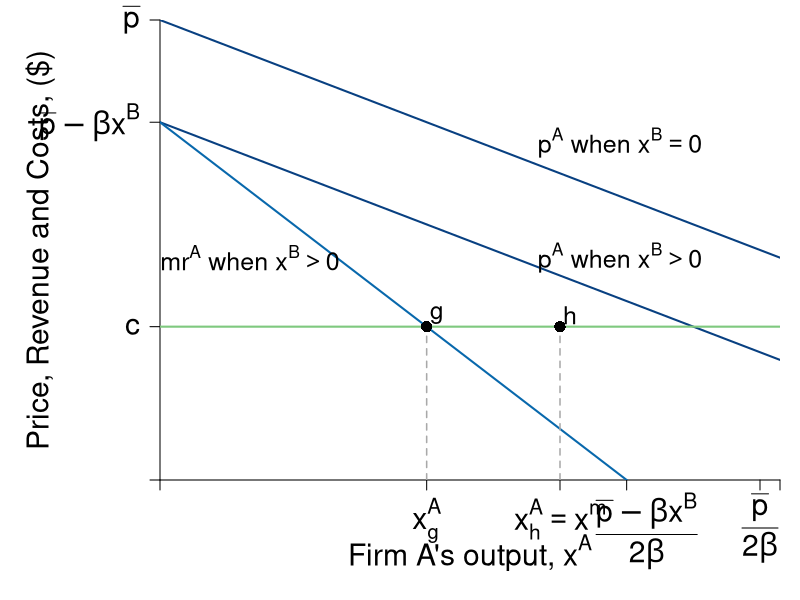

The R source for this figure:
#Graph Designer: Simon Halliday
#Authors: Bowles and Halliday
#Title: Coordination, Conflict and Competition: A Text in Microeconomics

require(shape)
pdf(file = "competitionmarkets/duopoly_marginal_revenue_comparison.pdf", width = 9, height = 7)

#Set parameters for graphics
pointsize <- 1.8
axislabelsize <- 1.8
labelsize <- 1.5
namesize <- 1.8
annotatesize <- 1.5
graphlinewidth <- 2
segmentlinewidth <- 1.5

COL <- c("#7fc97f", "#beaed4", "#fdc086", "#ffff99", "#386cb0", "#f0027f", "#bf5b17", "#666666")
COLA <- c("#e0f3db", "#99d8c9","#66c2a4","#41ae76", "#238b45", "#005824")
COLB <- c("#c6dbef", "#4eb3d3", "#2b8cbe", "#0868ac","#084081")

#Edited the margins to cater for the larger LHS labels
par(mar =  c(6, 8, 1, 1))

AvgRevenue <- function(xA,  xB = 0, pbar = 12, beta = 1){
  pbar - (beta)*(xA + xB)
}

#p = pbar - beta(xA + xB)
#=>r(xA) = (pbar - beta(xA + xB))xA 
#=>r(xA) = pbar*xA - beta(xA)^2 - beta(xA*xB)
#=>mr(xA) = pbar - 2beta*x^A - beta*xB
#mc = 5 = 12 - x^A - 4

MRevenue <- function(xA, xB = 0, pbar = 12, beta = 1){
  pbar - 2*beta*(xA) - beta*xB
}

AvgCost <- function(x, c0 = 2, c1 = 4){
  c0/xA + c1
}

xlims <- c(0, 6.2)
ylims <- c(0, 12)

#Code three relevant points for x, 
#1. A's output, xhigh, when A is a monopolist. 
#2. A's output, xlow, when A and B are in a duopoly and B produces the NE output 
#3. the x intercept for A's mr curve for xB > 0

xlow <- function(c, beta = 1, pbar = 12){
  (pbar - c)/(3*beta)
}

xhigh <- function(c, beta = 1, pbar = 12){
  (pbar - c)/(2*beta)
}

mrxInt <- function(xB, pbar = 12, beta = 1){
  (pbar - beta*xB)/(2*beta)
}

npts <- 501 
x <- seq(xlims[1], xlims[2], length.out = npts)
y <- seq(ylims[1], ylims[2], length.out = npts) 
a <- c(13, 16.75, 19.25)

plot(0, 0, xlim = xlims, ylim = ylims, type = "n",
     xlab = expression(paste("")),
     ylab = expression(paste("")), 
     xaxt = "n", 
     yaxt = "n", 
     cex.lab = axislabelsize, 
     bty = "n",
     xaxs="i", 
     yaxs="i")

# ticksy <- seq(from = ylims[1], to = ylims[2], by = 1)
# ylabels <- seq(from = ylims[1], to = ylims[2], by = 1)
# ticksx <- seq(from = xlims[1], to = xlims[2], by = 1)
# xlabels <- seq(from = xlims[1], to = xlims[2], by = 1)
ticksy <- c(0, 4, MRevenue(xA = 0, xB = 2.667), ylims[2])
ylabels <- c(NA, expression(paste(c)), expression(paste(bar(p) - beta*x^B )), expression(paste(bar(p))))
ticksx <- c(0, xlow(c = 4), xhigh(c = 4), mrxInt(xB = 2.667), 6, xlims[2])
xlabels <- c(NA, expression(paste(x[g]^A)), expression(paste(x[h]^A == x^m)), expression(paste(frac(bar(p) - beta*x^B,2*beta ))), expression(paste(frac(bar(p),2*beta))), NA )

axis(1, at = ticksx, pos = 0, labels = FALSE, cex.axis = axislabelsize)
text(x = c(0, xlow(c = 4), xhigh(c = 4), mrxInt(xB = 2.667) + 0.2, 6, xlims[2]), par("usr")[3] - 0.4, labels = xlabels, srt = 0, pos = 1, xpd = TRUE, cex = axislabelsize)
axis(2, at = ticksy, pos = 0, labels = ylabels, las = 1, cex.axis = axislabelsize)

npts <- 500 
xx1 <- seq(xlims[1], xlims[2], length.out = npts)
xx3 <- seq(2, 6, length.out = npts)

#Draw the polygon for profit
# xpoly1 <- c(0, 4, 4, 0, 0)
# ypoly1 <- c(4, 4, AvgRevenue(xA = 4), AvgRevenue(xA = 4), 4)
# polygon(x = xpoly1, y = ypoly1, col=COLA[1], density=NULL, border = NA)

#Draw the polygon for costs
# xpoly2 <- c(0, 4, 4, 0, 0)
# ypoly2 <- c(0, 0, 4, 4, 4)
# polygon(x = xpoly2, y = ypoly2, col=COLB[1], density=NULL, border = NA)

#lines(xx1, bcA(xx1, w = 10, p = 1.5), col = COLB[3], lwd = graphlinewidth)
#lines(xx1, AvgRevenue(xx1, beta = 1), col = COLB[5], lwd = graphlinewidth)
#lines(xx1, MRevenue(xx1, beta = 1), col = COLB[4], lwd = graphlinewidth)
lines(xx1, AvgRevenue(xx1, xB = 0, beta = 1), col = COLB[5], lwd = graphlinewidth)
lines(xx1, AvgRevenue(xx1, xB = 2.666667, beta = 1), col = COLB[5], lwd = graphlinewidth)
lines(xx1, MRevenue(xx1, xB = 2.666667, beta = 1), col = COLB[4], lwd = graphlinewidth)


#lines(xx1, AvgCost(xx1, c0 = 2, c1 = 4), col = COLA[5], lwd = graphlinewidth)

#Label the axes
text(0.5*(xlims[2]), -1.9, expression(paste("Firm A's output, ", x^A)), xpd = TRUE, cex = axislabelsize) 
#mtext(expression(paste("Quantity of output, ", x)), side=1, line = 2.5, cex = axislabelsize)
text(-1.2, 0.5*ylims[2], expression(paste("Price, Revenue and Costs, ($)")), xpd = TRUE, srt = 90, cex = axislabelsize) 
#text(-0.8, 0.5*ylims[2], expression(paste("Price, Revenue and Costs, ($), ", list(p, r, ac), " and ", mc)), xpd = TRUE, cex = axislabelsize, srt = 90) 

#Label curves
text(10.5, 4.5, expression(paste(ac(x) == mc(x),phantom() == c)), cex = annotatesize)
text(10.5, 2.8, expression(paste(p(x) == bar(p) - beta*x)), cex = annotatesize)
#text(xlims[2] - 1, ylims[2] - 1, expression(paste(mr^A == bar(p) - 2*beta*x^A - beta*x^B)), cex = labelsize)

# text(4, 5.8, expression(paste(mr[2]^A, " when ", x^B == 0)), cex = annotatesize)
text(0.9, 5.8, expression(paste(mr^A, " when ", x^B > 0 )), cex = annotatesize)
text(4.6, 5.8, expression(paste(p^A, " when ", x^B > 0 )), cex = annotatesize)
text(4.6, 8.8, expression(paste(p^A, " when ", x^B == 0 )), cex = annotatesize)


#Labels cost and profit areas
# text(2, 0.5*AvgCost(x = 4), expression("Total Costs"), cex = labelsize)
# text(2, 6, expression("Economic"), cex = labelsize)
# text(2, 5.5, expression("Profit"), cex = labelsize)

#Draw segments for quantities
segments(xlow(c = 4), 0, xlow(c = 4), 4, lty = 2, col = "darkgrey" , lwd = segmentlinewidth)
segments(xhigh(c = 4), 0, xhigh(c = 4), 4, lty = 2, col = "darkgrey" , lwd = segmentlinewidth)
#segments(4, 0, 4, AvgRevenue(x = 4), lty = 2, col = "gray" , lwd = segmentlinewidth)

segments(0, 4, xlims[2], 4, lty = 1, col = COL[1] , lwd = graphlinewidth)

#Label Points for comparison
#points(4, MRevenue(x = 4), pch = 16, col = "black", cex = 1.5)
#text(3.8, MRevenue(x = 4) - 0.4, expression(i), cex = labelsize)


points(xhigh(c = 4), MRevenue(xA = xhigh(c = 4)), 
       pch = 16, col = "black", cex = 1.5)
text(xhigh(c = 4) + 0.1, MRevenue(xA = xhigh(c = 4)) + 0.3,  
     expression(h), cex = labelsize)

points(xlow(c = 4), MRevenue(xA = xlow(c = 4), xB = 2.667), 
       pch = 16, col = "black", cex = 1.5)
text(xlow(c = 4) + 0.1, MRevenue(xA = xlow(c = 4), xB = 2.667) + 0.3,  
     expression(g), cex = labelsize)


#Arrow to mr = mc
# text(7.5, 9.5, expression(paste("Profit Maximum at")), cex = labelsize)
# text(7.5, 9, expression(paste(mr == mc)), cex = labelsize)
# Arrows(6.1, 9.2, 4.2, 4.3, col = "black", lty = 1, lwd = 2, arr.type = "triangle", arr.lwd = 0.5)



dev.off()
